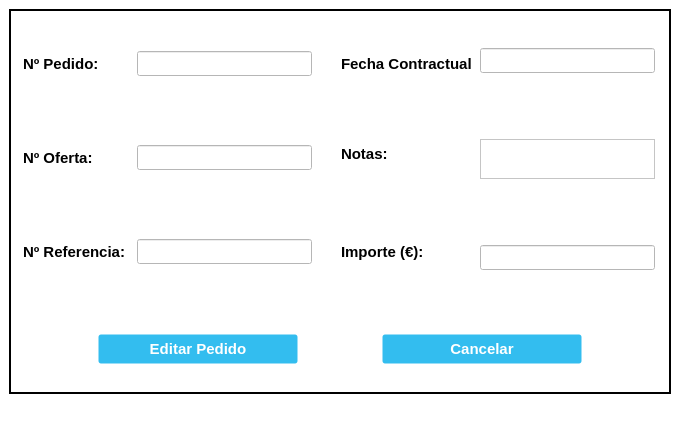
<?xml version="1.0" encoding="UTF-8"?>
<ui version="4.0">
 <class>Edit_Order_Window</class>
 <widget class="QMainWindow" name="Edit_Order_Window">
  <property name="geometry">
   <rect>
    <x>0</x>
    <y>0</y>
    <width>680</width>
    <height>425</height>
   </rect>
  </property>
  <property name="minimumSize">
   <size>
    <width>680</width>
    <height>425</height>
   </size>
  </property>
  <property name="maximumSize">
   <size>
    <width>680</width>
    <height>425</height>
   </size>
  </property>
  <property name="windowTitle">
   <string>Editar Pedido</string>
  </property>
  <property name="windowIcon">
   <iconset>
    <normaloff>//nas01/DATOS/Comunes/EIPSA-ERP/Iconos/icon.ico</normaloff>//nas01/DATOS/Comunes/EIPSA-ERP/Iconos/icon.ico</iconset>
  </property>
  <property name="styleSheet">
   <string notr="true">QWidget {
background-color: rgb(255, 255, 255);
}

.QFrame {
	border: 2px solid black;
}

QPushButton {
background-color: #33bdef;
  border: 1px solid transparent;
  border-radius: 3px;
  box-shadow: rgba(255, 255, 255, .4) 0 1px 0 0 inset;
  box-sizing: border-box;
  color: #fff;
  cursor: pointer;
  display: inline-block;
  font-family: -apple-system,system-ui,&quot;Segoe UI&quot;,&quot;Liberation Sans&quot;,sans-serif;
  font-size: 15px;
  font-weight: 800;
  line-height: 1.15385;
  margin: 0;
  outline: none;
  padding: 8px .8em;
  text-align: center;
  text-decoration: none;
  text-shadow: 0px 1px 0px #263666;
  user-select: none;
  -webkit-user-select: none;
  touch-action: manipulation;
  vertical-align: baseline;
  white-space: nowrap;
}

QPushButton:hover {
	background-color: #019ad2;
	border-color: rgb(0, 0, 0);
}

QPushButton:pressed {
	background-color: rgb(1, 140, 190);
	border-color: rgb(255, 255, 255);
}</string>
  </property>
  <widget class="QWidget" name="centralwidget">
   <layout class="QGridLayout" name="gridLayout">
    <item row="0" column="0">
     <widget class="QFrame" name="frame">
      <property name="frameShape">
       <enum>QFrame::StyledPanel</enum>
      </property>
      <property name="frameShadow">
       <enum>QFrame::Raised</enum>
      </property>
      <layout class="QVBoxLayout" name="verticalLayout">
       <item>
        <spacer name="verticalSpacer_2">
         <property name="orientation">
          <enum>Qt::Vertical</enum>
         </property>
         <property name="sizeType">
          <enum>QSizePolicy::Fixed</enum>
         </property>
         <property name="sizeHint" stdset="0">
          <size>
           <width>20</width>
           <height>10</height>
          </size>
         </property>
        </spacer>
       </item>
       <item>
        <layout class="QHBoxLayout" name="hLayout">
         <item>
          <layout class="QVBoxLayout" name="vLayout1">
           <property name="leftMargin">
            <number>0</number>
           </property>
           <property name="rightMargin">
            <number>0</number>
           </property>
           <item>
            <widget class="QLabel" name="label_NumOrder">
             <property name="minimumSize">
              <size>
               <width>105</width>
               <height>25</height>
              </size>
             </property>
             <property name="maximumSize">
              <size>
               <width>105</width>
               <height>25</height>
              </size>
             </property>
             <property name="font">
              <font>
               <pointsize>11</pointsize>
               <bold>true</bold>
              </font>
             </property>
             <property name="text">
              <string>Nº Pedido:</string>
             </property>
             <property name="alignment">
              <set>Qt::AlignLeading|Qt::AlignLeft|Qt::AlignVCenter</set>
             </property>
            </widget>
           </item>
           <item>
            <spacer name="vSpacer1">
             <property name="orientation">
              <enum>Qt::Vertical</enum>
             </property>
             <property name="sizeType">
              <enum>QSizePolicy::Fixed</enum>
             </property>
             <property name="sizeHint" stdset="0">
              <size>
               <width>20</width>
               <height>60</height>
              </size>
             </property>
            </spacer>
           </item>
           <item>
            <widget class="QLabel" name="label_NumOffer">
             <property name="minimumSize">
              <size>
               <width>105</width>
               <height>25</height>
              </size>
             </property>
             <property name="maximumSize">
              <size>
               <width>105</width>
               <height>25</height>
              </size>
             </property>
             <property name="font">
              <font>
               <pointsize>11</pointsize>
               <bold>true</bold>
              </font>
             </property>
             <property name="text">
              <string>Nº Oferta:</string>
             </property>
             <property name="alignment">
              <set>Qt::AlignLeading|Qt::AlignLeft|Qt::AlignVCenter</set>
             </property>
            </widget>
           </item>
           <item>
            <spacer name="vSpacer2">
             <property name="orientation">
              <enum>Qt::Vertical</enum>
             </property>
             <property name="sizeType">
              <enum>QSizePolicy::Fixed</enum>
             </property>
             <property name="sizeHint" stdset="0">
              <size>
               <width>20</width>
               <height>60</height>
              </size>
             </property>
            </spacer>
           </item>
           <item>
            <widget class="QLabel" name="label_NumRef">
             <property name="minimumSize">
              <size>
               <width>105</width>
               <height>25</height>
              </size>
             </property>
             <property name="maximumSize">
              <size>
               <width>105</width>
               <height>25</height>
              </size>
             </property>
             <property name="font">
              <font>
               <pointsize>11</pointsize>
               <bold>true</bold>
              </font>
             </property>
             <property name="text">
              <string>Nº Referencia:</string>
             </property>
             <property name="alignment">
              <set>Qt::AlignLeading|Qt::AlignLeft|Qt::AlignVCenter</set>
             </property>
            </widget>
           </item>
          </layout>
         </item>
         <item>
          <layout class="QVBoxLayout" name="vLayout2">
           <item>
            <widget class="QLineEdit" name="NumOrder_EditOrder">
             <property name="minimumSize">
              <size>
               <width>175</width>
               <height>25</height>
              </size>
             </property>
             <property name="maximumSize">
              <size>
               <width>175</width>
               <height>25</height>
              </size>
             </property>
             <property name="font">
              <font>
               <pointsize>10</pointsize>
              </font>
             </property>
             <property name="alignment">
              <set>Qt::AlignCenter</set>
             </property>
            </widget>
           </item>
           <item>
            <spacer name="vSpacer4">
             <property name="orientation">
              <enum>Qt::Vertical</enum>
             </property>
             <property name="sizeType">
              <enum>QSizePolicy::Fixed</enum>
             </property>
             <property name="sizeHint" stdset="0">
              <size>
               <width>20</width>
               <height>60</height>
              </size>
             </property>
            </spacer>
           </item>
           <item>
            <widget class="QLineEdit" name="NewOffer_EditOrder">
             <property name="minimumSize">
              <size>
               <width>175</width>
               <height>25</height>
              </size>
             </property>
             <property name="maximumSize">
              <size>
               <width>175</width>
               <height>25</height>
              </size>
             </property>
             <property name="font">
              <font>
               <pointsize>10</pointsize>
              </font>
             </property>
             <property name="alignment">
              <set>Qt::AlignCenter</set>
             </property>
            </widget>
           </item>
           <item>
            <spacer name="vSpacer5">
             <property name="orientation">
              <enum>Qt::Vertical</enum>
             </property>
             <property name="sizeType">
              <enum>QSizePolicy::Fixed</enum>
             </property>
             <property name="sizeHint" stdset="0">
              <size>
               <width>20</width>
               <height>60</height>
              </size>
             </property>
            </spacer>
           </item>
           <item>
            <widget class="QLineEdit" name="NumRef_EditOrder">
             <property name="minimumSize">
              <size>
               <width>175</width>
               <height>25</height>
              </size>
             </property>
             <property name="maximumSize">
              <size>
               <width>175</width>
               <height>25</height>
              </size>
             </property>
             <property name="font">
              <font>
               <pointsize>10</pointsize>
              </font>
             </property>
             <property name="alignment">
              <set>Qt::AlignCenter</set>
             </property>
            </widget>
           </item>
          </layout>
         </item>
         <item>
          <spacer name="hSpacer">
           <property name="orientation">
            <enum>Qt::Horizontal</enum>
           </property>
           <property name="sizeType">
            <enum>QSizePolicy::Fixed</enum>
           </property>
           <property name="sizeHint" stdset="0">
            <size>
             <width>20</width>
             <height>20</height>
            </size>
           </property>
          </spacer>
         </item>
         <item>
          <layout class="QVBoxLayout" name="vLayout3">
           <item>
            <widget class="QLabel" name="label_ContracDate">
             <property name="minimumSize">
              <size>
               <width>130</width>
               <height>25</height>
              </size>
             </property>
             <property name="maximumSize">
              <size>
               <width>130</width>
               <height>25</height>
              </size>
             </property>
             <property name="font">
              <font>
               <pointsize>11</pointsize>
               <bold>true</bold>
              </font>
             </property>
             <property name="text">
              <string>Fecha Contractual:</string>
             </property>
             <property name="alignment">
              <set>Qt::AlignLeading|Qt::AlignLeft|Qt::AlignVCenter</set>
             </property>
            </widget>
           </item>
           <item>
            <spacer name="vSpacer7">
             <property name="orientation">
              <enum>Qt::Vertical</enum>
             </property>
             <property name="sizeType">
              <enum>QSizePolicy::Fixed</enum>
             </property>
             <property name="sizeHint" stdset="0">
              <size>
               <width>20</width>
               <height>60</height>
              </size>
             </property>
            </spacer>
           </item>
           <item>
            <widget class="QLabel" name="label_Notes">
             <property name="minimumSize">
              <size>
               <width>130</width>
               <height>25</height>
              </size>
             </property>
             <property name="maximumSize">
              <size>
               <width>130</width>
               <height>25</height>
              </size>
             </property>
             <property name="font">
              <font>
               <pointsize>11</pointsize>
               <bold>true</bold>
              </font>
             </property>
             <property name="text">
              <string>Notas:</string>
             </property>
             <property name="alignment">
              <set>Qt::AlignLeading|Qt::AlignLeft|Qt::AlignTop</set>
             </property>
            </widget>
           </item>
           <item>
            <spacer name="vSpacer8">
             <property name="orientation">
              <enum>Qt::Vertical</enum>
             </property>
             <property name="sizeType">
              <enum>QSizePolicy::Fixed</enum>
             </property>
             <property name="sizeHint" stdset="0">
              <size>
               <width>20</width>
               <height>60</height>
              </size>
             </property>
            </spacer>
           </item>
           <item>
            <widget class="QLabel" name="label_Amount">
             <property name="minimumSize">
              <size>
               <width>130</width>
               <height>25</height>
              </size>
             </property>
             <property name="maximumSize">
              <size>
               <width>130</width>
               <height>25</height>
              </size>
             </property>
             <property name="font">
              <font>
               <pointsize>11</pointsize>
               <bold>true</bold>
              </font>
             </property>
             <property name="text">
              <string>Importe (€):</string>
             </property>
             <property name="alignment">
              <set>Qt::AlignLeading|Qt::AlignLeft|Qt::AlignVCenter</set>
             </property>
            </widget>
           </item>
          </layout>
         </item>
         <item>
          <layout class="QVBoxLayout" name="vlLayout4">
           <item>
            <widget class="QLineEdit" name="ContracDate_EditOrder">
             <property name="minimumSize">
              <size>
               <width>175</width>
               <height>25</height>
              </size>
             </property>
             <property name="maximumSize">
              <size>
               <width>175</width>
               <height>25</height>
              </size>
             </property>
             <property name="font">
              <font>
               <pointsize>10</pointsize>
              </font>
             </property>
            </widget>
           </item>
           <item>
            <spacer name="vSpacer10">
             <property name="orientation">
              <enum>Qt::Vertical</enum>
             </property>
             <property name="sizeType">
              <enum>QSizePolicy::Fixed</enum>
             </property>
             <property name="sizeHint" stdset="0">
              <size>
               <width>20</width>
               <height>60</height>
              </size>
             </property>
            </spacer>
           </item>
           <item>
            <widget class="QTextEdit" name="Notes_EditOrder">
             <property name="minimumSize">
              <size>
               <width>175</width>
               <height>40</height>
              </size>
             </property>
             <property name="maximumSize">
              <size>
               <width>175</width>
               <height>40</height>
              </size>
             </property>
             <property name="font">
              <font>
               <pointsize>10</pointsize>
              </font>
             </property>
            </widget>
           </item>
           <item>
            <spacer name="vSpacer11">
             <property name="orientation">
              <enum>Qt::Vertical</enum>
             </property>
             <property name="sizeType">
              <enum>QSizePolicy::Fixed</enum>
             </property>
             <property name="sizeHint" stdset="0">
              <size>
               <width>20</width>
               <height>60</height>
              </size>
             </property>
            </spacer>
           </item>
           <item>
            <widget class="QLineEdit" name="Amount_EditOrder">
             <property name="minimumSize">
              <size>
               <width>175</width>
               <height>25</height>
              </size>
             </property>
             <property name="maximumSize">
              <size>
               <width>175</width>
               <height>25</height>
              </size>
             </property>
             <property name="font">
              <font>
               <pointsize>10</pointsize>
              </font>
             </property>
             <property name="alignment">
              <set>Qt::AlignCenter</set>
             </property>
            </widget>
           </item>
          </layout>
         </item>
        </layout>
       </item>
       <item>
        <spacer name="vSpacer">
         <property name="orientation">
          <enum>Qt::Vertical</enum>
         </property>
         <property name="sizeType">
          <enum>QSizePolicy::Fixed</enum>
         </property>
         <property name="sizeHint" stdset="0">
          <size>
           <width>20</width>
           <height>40</height>
          </size>
         </property>
        </spacer>
       </item>
       <item>
        <layout class="QHBoxLayout" name="hLayout1">
         <item>
          <widget class="QPushButton" name="Button_EditOrder">
           <property name="sizePolicy">
            <sizepolicy hsizetype="Minimum" vsizetype="Minimum">
             <horstretch>0</horstretch>
             <verstretch>0</verstretch>
            </sizepolicy>
           </property>
           <property name="minimumSize">
            <size>
             <width>200</width>
             <height>30</height>
            </size>
           </property>
           <property name="maximumSize">
            <size>
             <width>200</width>
             <height>30</height>
            </size>
           </property>
           <property name="text">
            <string>Editar Pedido</string>
           </property>
          </widget>
         </item>
         <item>
          <widget class="QPushButton" name="Button_Cancel">
           <property name="sizePolicy">
            <sizepolicy hsizetype="Minimum" vsizetype="Minimum">
             <horstretch>0</horstretch>
             <verstretch>0</verstretch>
            </sizepolicy>
           </property>
           <property name="minimumSize">
            <size>
             <width>200</width>
             <height>30</height>
            </size>
           </property>
           <property name="maximumSize">
            <size>
             <width>200</width>
             <height>30</height>
            </size>
           </property>
           <property name="text">
            <string>Cancelar</string>
           </property>
          </widget>
         </item>
        </layout>
       </item>
      </layout>
     </widget>
    </item>
   </layout>
  </widget>
  <widget class="QMenuBar" name="menubar">
   <property name="geometry">
    <rect>
     <x>0</x>
     <y>0</y>
     <width>680</width>
     <height>22</height>
    </rect>
   </property>
  </widget>
  <widget class="QStatusBar" name="statusbar"/>
 </widget>
 <tabstops>
  <tabstop>NumOrder_EditOrder</tabstop>
  <tabstop>NewOffer_EditOrder</tabstop>
  <tabstop>Button_EditOrder</tabstop>
  <tabstop>Button_Cancel</tabstop>
 </tabstops>
 <resources/>
 <connections>
  <connection>
   <sender>Button_Cancel</sender>
   <signal>clicked()</signal>
   <receiver>Edit_Order_Window</receiver>
   <slot>close()</slot>
   <hints>
    <hint type="sourcelabel">
     <x>524</x>
     <y>441</y>
    </hint>
    <hint type="destinationlabel">
     <x>557</x>
     <y>508</y>
    </hint>
   </hints>
  </connection>
 </connections>
</ui>
